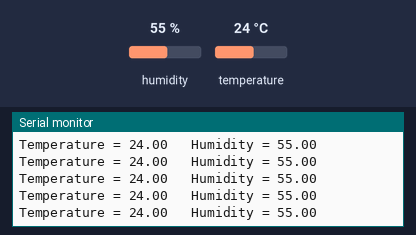
The sketch below on a simulated Arduino Uno, built with avr-gcc and run on an emulated ATmega328P. Shown: the last lines printed to the serial monitor. Inputs (shaded band) come from the test bench; at power-on: humidity 55 %, temperature 24 °C.

Above: at 2.8 s.
2.9 s: humidity set to 22 %
At 4.5 s:
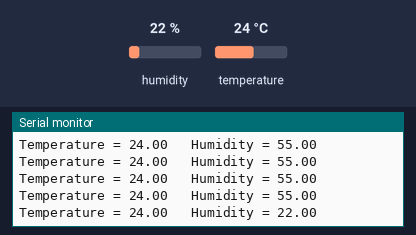
5.6 s: temperature set to 12 °C
At 6.0 s:
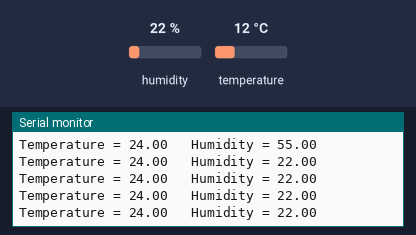
11.6 s: humidity set to 40 %
At 12.1 s:
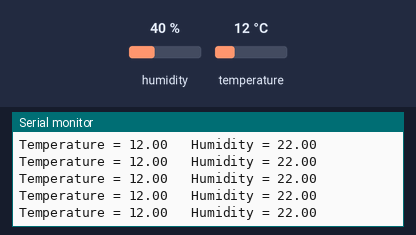
Timing chart, 0 to 14.6 s (numbered marks = the images above; inputs shaded):
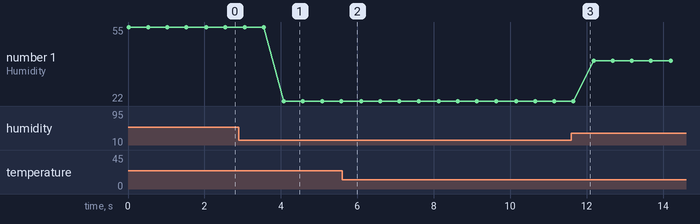

Measured:
- after the input at 2.9 s, the serial monitor: prints a new line after 1.2 s (image 1)
- plotted number 1: 55 → 22 after the input at 2.9 s, 22 → 40 after the input at 11.6 s

The sketch:

DHT-11.ino
```cpp
#include <DHT.h>
#define pin 2
#define DHT_type DHT11
DHT yash (pin,DHT_type);


void setup() {
  // put your setup code here, to run once:
yash.begin();
Serial.begin(9600);

}

void loop() {
  // put your main code here, to run repeatedly:
  float t=yash.readTemperature();
  float h=yash.readHumidity();
  Serial.println("Temperature = "+String(t)+"\t Humidity = "+String(h)+"");
  delay(500);
}
```
